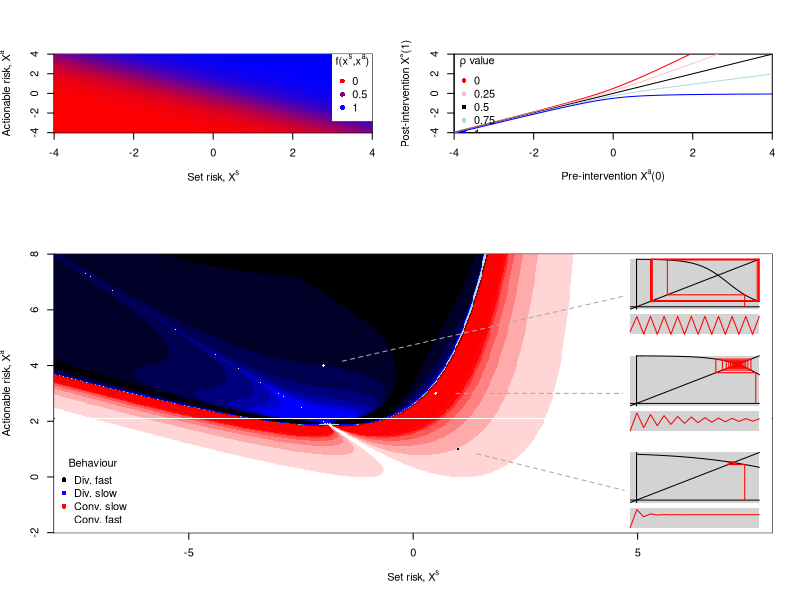

The R script that drew this image:
########################################################
## Draw main figure for AISTATS submission            ##
## James Liley, 6 Oct 2020                            ##
########################################################
##
## Throughout, we have
## xs and xa are univariate
## xl is constant at 0, and gL(.,xl)=xl
## g denotes g^A_e
## f denotes f_e



########################################################
## Packages, scripts, auxiliary functions, output     ##
##  directories                                       ##
########################################################

# Auxiliary functions
logit=function(x,sc=1) 1/ (1+ exp(-sc*x))
ilogit=function(x,sc=1) -log(1/x  - 1)/sc

# Output directory
save_dir="./"

# Comment/uncomment to save 
#pdf(paste0(save_dir,"convergence_plot.pdf"),width=5,height=7.5)
jpeg(paste0(save_dir,"convergence_plot.jpg"),width=5,height=7.5,units="in",res=200)


########################################################
## Define functions and parameters                    ##
########################################################

# Define reasonable values for f and g

# Rationale: additive risks
f=function(xs,xa) logit(xs+xa)

# Rationale: we intervene by lowering xa when rho>0.5, but 
#  since we have limited resources for intervention, we 
#  must also allow xa to increase when rho<0.5. We assume
#  that we can intervene more effectively when xa is 
#  high; if xa is low already we cannot make it much lower.
g=function(rho,xa) {
  # xa + 5*(logit(xa))*(rho-0.5)
  (xa + 0.5*(xa+sqrt(1+xa^2)))*(1-rho) + (xa - 0.5*(xa+sqrt(1+xa^2)))*rho
}

# Tolerance. When 
#    delta_e:= |rho_e(xs,xa)-rho_{e-1}(xs,xa)|<tol
#  we say rho has converged. If 
#    ||delta_e|-|delta_{e-1}||<tol  and |delta_e|> tol2
#  we say rho has diverged.
tol=0.01
tol2=0.05

# Number of iterations to consider in total
emax=100




########################################################
## Compute number of model iterations to convergence  ##
##  or divergence                                     ##
########################################################

# Plot limits
# We are not very interested in samples with low 
#  actionable risk, so we have a shorter plot range
xslim=c(-8,8)
xalim=c(-2,8) 

# Resolution
res=800

# Evaluate at these values of xs, xa
xs1=seq(xslim[1],xslim[2],length=res)
xa1=seq(xalim[1],xalim[2],length=res)

# Vectors of co-ordinates to evaluate
xsv=as.vector(outer(xs1,rep(1,length(xa1))))
xav=as.vector(outer(rep(1,length(xs1)),xa1))

# This matrix will be set to the number of 
#  iterations
icount=matrix(0,res,res)

# This matrix will be set to an indiciator
#  of whether rho(xs,xa) converges or 
#  diverges
iconv=matrix(-1,res,res)

# P(Y|X(0)=(xs,xa)) at epoch 0
p0=f(xsv,xav)

# This matrix will be used to record differences
#  in rho between epochs
delta=rep(0,length(xav))


for (e in 1:emax) {
  p1=f(xsv,g(p0,xav)) # p1 is now P(Y|X(0)=(xs,xa)) at epoch e

  delta_e=p1-p0 # difference in P(Y|...) between epoch i and epoch e-1
  
  wconv=which(abs(delta_e)< tol) # convergence at these coordinates
  wdiv=which(abs(abs(delta_e)-abs(delta)) < tol & (abs(delta_e) > tol2)) # diverged and settled
  wx=unique(c(wconv,wdiv))

  # Update matrices
  icount[wx]=1+icount[wx] 
  iconv[wconv]=1
  iconv[wdiv]=-1
    
  # Reset
  p0=p1 
  delta=delta_e  
}
# Change icount matrix into number of iterations until settling
icount=emax-icount




########################################################
## Draw plot                                          ##
########################################################

## Set up panels
xdim=1
layout(rbind(c(1,2),c(3,3),c(3,3)),widths=c(xdim,xdim,2*xdim),heights=c(xdim,xdim,xdim))

## Draw a plot showing f
plot(0,type="n",xlim=c(-4,4),ylim=c(-4,4),xaxs="i",yaxs="i",
  xlab=expression(paste("Set risk, X"^s)),
  ylab=expression(paste("Actionable risk, X"^a)))
xas=seq(-4,4,length=res)
xcol=colorRampPalette(c("red","blue"))(100)
image(xas,xas,outer(xas,xas,f),col=xcol,add=T)
legend("topright",c("0","0.5","1"),pch=16,col=c(xcol[1],xcol[50],xcol[100]),
  bg="white",box.col="white",
  title=expression(paste("f(x"^s,",x"^a,")")))

## Draw a plot showing g
plot(0,type="n",xlim=c(-4,4),ylim=c(-4,4),xaxs="i",yaxs="i",
  xlab=expression(paste("Pre-intervention X"^a,"(0)")),
  ylab=expression(paste("Post-intervention X"^s,"(1)")))
xas=seq(-4,4,length=res)
rvals=seq(0,1,length=5)
rcols=c("red","pink","black","lightblue","blue")
for (i in 1:length(xas)) lines(xas,g(rvals[i],xas),col=rcols[i])
legend("topleft",legend=rvals,pch=16,col=rcols,bty="n",
  title=expression(paste(rho," value")))

# Example, if needed
#lines(c(2,2),c(-4,g(0.75,2)),lty=2)
#lines(c(-4,2),c(g(0.75,2),g(0.75,2)),lty=2)
#text(2,-3.9,expression(paste("(X"[a],"(0),ρ)=(2,0.75) ")), adj=c(1,0))
#text(-4,g(0.75,2)+0.1,expression(paste(" X"[a],"(1)")),adj=c(0,0))




# Initialise main plot
plot(0,type="n",xlim=xslim,ylim=xalim,xaxs="i",yaxs="i",
  xlab=expression(paste("Set risk, X"^s)),
  ylab=expression(paste("Actionable risk, X"^a)))

# Plot convergent and divergent regions separately
mat_pos=icount; mat_pos[which(iconv<0)]=NA
mat_neg=icount; mat_neg[which(iconv>0)]=NA

cspread=4
icol_pos=colorRampPalette(c("white",rep("red",cspread),rep("darkred",cspread)))(50)
icol_neg=colorRampPalette(c("black",rep("blue",cspread),rep("lightblue",cspread)))(50)
image(xs1,xa1,mat_pos,col=icol_pos,add=T)
image(xs1,xa1,mat_neg,col=icol_neg,add=T)


# Add legend
legend("bottomleft",c("Div. fast","Div. slow","Conv. slow", "Conv. fast"),title="Behaviour",
   col=c("black","blue","red","white"),pch=16,bg="lightgray",bty="n")



########################################################
## Draw sub-plots                                     ##
########################################################

##' @name h
##' Updating function for rho_e
##' @param xs value of xs
##' @param xa value of xa
##' @param r values of rho_{e-1}
h=function(xs,xa,r) f(xs,g(r,xa))

##' @name re
##' Function to compute rho_e. 
##' @param xs test point xs value
##' @param xa test point xa value
##' @param e number of iterations
re=function(xs,xa,e) {
  if (e==0) return(f(xs,xa)) else return(h(xs,xa,re(xs,xa,e-1)))
}

##' @name plotp 
##' This function draws a cobweb plot and a zig-zag plot
##'  showing convergence or divergence of rho_e at some 
##'  point. 
##' @param xs test point xs value
##' @param xa test point xa value
##' @param locx top-right corner of plot
##' @param locy top-left corner of plot
##' @param scx x-scale for plot, on scale of original
##' @param scy y-scale for plot, on scale of original
##' @param ... passed to lines()
##' @returns null, draws plot (on top of existing)
plotp=function(xs,xa,locx,locy,scx=1,scy=1,...) {
  
  # Evaluate rho_e at (xs,xa) for epochs 1-10. Inefficient, but at this scale OK.
  rho_e=rep(0,20); 
  for (e in 1:length(rho_e)) rho_e[e]=re(xs,xa,e)
  
  # Some parameters
  ztop=1.1 # top margin of zigzag plot 
  zbottom=1.5
  
  # Add plot manually. Draw white square and rectangle
  polygon(c(locx,locx+scx,locx+scx,locx),c(locy,locy,locy-scy,locy-scy),
    col="lightgray",border=NA)
  polygon(c(locx,locx+scx,locx+scx,locx),
    c(locy-scy*ztop,locy-scy*ztop,locy-scy*zbottom,locy-scy*zbottom),
    col="lightgray",border=NA)
  
  # Transforms for x and y
  xtrans=function(x) locx + 0.05*scx + 0.95*scx*x
  ytrans=function(y) locy - scy + 0.05*scy + 0.95*scy*y
  
  # Draw x and y axes
  lines(xtrans(c(-0.05,1)),ytrans(c(0,0)))
  lines(xtrans(c(0,0)),ytrans(c(-0.05,1)))
  
  # Draw update function and xy line
  xv=seq(0,1,length=50)
  lines(xtrans(xv),ytrans(h(xs,xa,xv)))
  lines(xtrans(c(-0.05,1)),ytrans(c(-0.05,1)))
  
  # Draw cobweb  
  x=f(xs,xa); y=0
  for (i in 1:25) {
    y2=h(xs,xa,x)
    lines(xtrans(c(x,x)),ytrans(c(y,y2)),col="red")
    lines(xtrans(c(x,y2)),ytrans(c(y2,y2)),col="red")
    x=y2; y=x
  }
  
  # Draw plot underneath
  lines(locx + scx*seq(0,1,length=length(rho_e)),
    locy - scy*zbottom + 0.9*scy*(zbottom-ztop)*(rho_e-min(rho_e))/(max(rho_e)-min(rho_e)),
    col="red")
  
}

vscx=0.18 # size of small boxes
scx=vscx*(xslim[2]-xslim[1])
scy=vscx*(xalim[2]-xalim[1])

# Test points
tp1=c(-2,4)
tp2=c(0.5,3)
tp3=c(1,1)

# Draw small boxes
plotp(tp1[1],tp1[2],xslim[2]-1.1*scx,xalim[2]-0.1*scy,scx,scy)
plotp(tp2[1],tp2[2],xslim[2]-1.1*scx,mean(xalim) + 0.75*scy,scx,scy)
plotp(tp3[1],tp3[2],xslim[2]-1.1*scx,xalim[1]+1.6*scy,scx,scy)

# Links
points(tp1[1],tp1[2],col="white",pch=16,cex=0.5)
points(tp2[1],tp2[2],col="white",pch=16,cex=0.5)
points(tp3[1],tp3[2],col="black",pch=16,cex=0.5)

# brief function to draw line with fixed length gap at end
gline=function(x,y,sub=0.9,...) {
  dx=sqrt((x[2]-x[1])^2 + (y[2]-y[1])^2)
  lines(mean(x) + ((dx-sub)/dx)*(x-mean(x)),mean(y) + ((dx-sub)/dx)*(y-mean(y)),...)
}
gline(c(tp1[1],xslim[2]-scx),c(tp1[2],xalim[2]-0.75*scy),col="darkgray",lty=2)
gline(c(tp2[1],xslim[2]-scx),c(tp2[2],mean(xalim)),col="darkgray",lty=2)
gline(c(tp3[1],xslim[2]-scx),c(tp3[2],xalim[1]+0.75*scy),col="darkgray",lty=2)


# Complete
dev.off()
